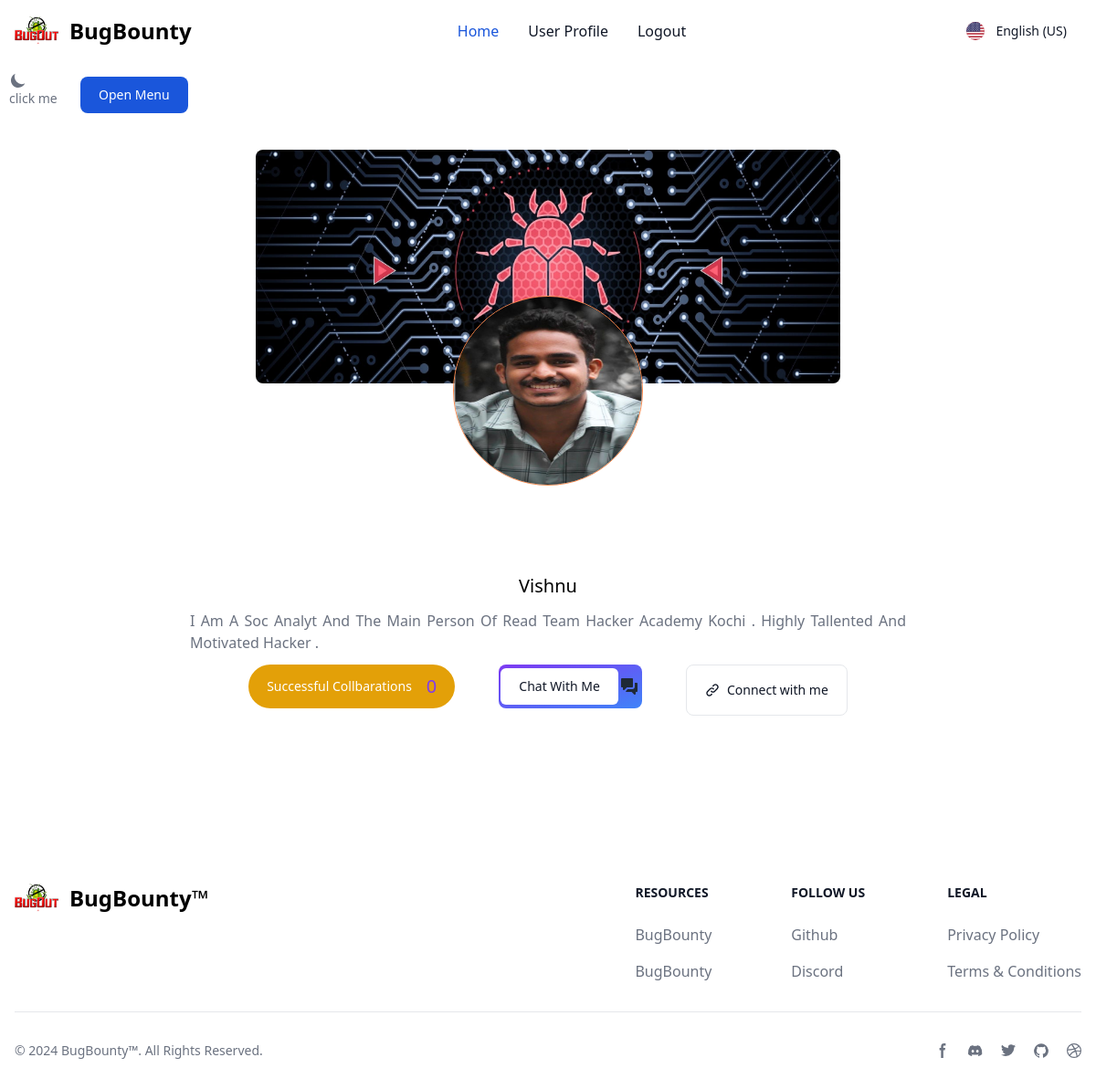
Page /userprofile/ (signed in) on the committed database.
### app/models.py (models this page shows)
class UserProfile(models.Model):
    user = models.ForeignKey(User, on_delete=models.CASCADE)
    username=models.CharField( max_length=150)
    profilepicture = models.ImageField(
        upload_to='images', height_field=None, width_field=None, max_length=None)
    banner = models.ImageField(
        upload_to='images', height_field=None, width_field=None, max_length=None, blank=True)
    about = models.TextField()
    collabs = models.IntegerField(default=0, null=True, blank=True)
    bugcrowd = models.CharField(max_length=150, blank=True)
    twitter = models.CharField(max_length=150, blank=True)
    fb = models.CharField(max_length=150, blank=True)
    insta = models.CharField(max_length=150, blank=True)
    phone = models.BigIntegerField(blank=True)

### app/views.py (the view)
# urls.py: path('userprofile/', user_profile, name='userprofile'),
@login_required(login_url='/login')
def user_profile(request):
    query = UserProfile.objects.filter(user=request.user)
    if query:
        return render(request, 'profile.html', {"query": query})
    else:
        return redirect(addUserProfile)

### app/templates/profile.html (shortened to what this page needs)
{% extends 'base.html' %} {% load static %} {% block content %}
<div class=" ">
  <div class="text-left ">
    <button class="text-white bg-blue-700  hover:bg-blue-800 focus:ring-4 focus:ring-blue-300 font-medium rounded-lg text-sm px-5 py-2.5 dark:bg-blue-600 dark:hover:bg-blue-700 focus:outline-none dark:focus:ring-blue-800" type="button" data-drawer-target="drawer-navigation" data-drawer-show="drawer-navigation" aria-controls="drawer-navigation">
   Open Menu
    </button>
  </div>
  <div class="flex flex-col md:flex-row justify-start items-center px-5 md:px-20">
    {% block pcontent %} {% for data in query %}
    <div class="m-10 dark:bg-dark w-auto md:w-[100rem]">
      <div class="flex justify-center items-center">
        {% if data.banner %}
        <img
          src="{{data.banner.url}}"
          alt=""
          class="h-64 w-auto md:w-[40rem] rounded-lg object-fill "
        />
        {% else %}
        <img
          src="{% static 'images/wallpaper.jpg' %}"
          alt=""
          class="h-64 w-auto md:w-[40rem] rounded-lg"
        />
        {% endif %}
      </div>
        <div class="flex justify-center items-start relative bottom-24 z-10">
        {% if data.profilepicture %}
        <img
            src="{{data.profilepicture.url}}"
            alt=""
            class="w-52 h-52 border border-orange-400 rounded-full object-fill cursor-pointer"
          />
          {% else %}
          <img
          src="{% static 'images/profilepic.webp' %}"
          alt=""
          class="w-52 h-52 border border-orange-400 rounded-full object-fill cursor-pointer"
        />
        {% endif %}
      </div>
      <div class="dark:text-white flex flex-col justify-center items-center">
        <h1 class="text-xl capitalize hover:text-orange-400 cursor-pointer">
          {{data.username}}
        </h1>
        <p
          class="mb-3 capitalize rtl:text-right text-gray-500 dark:text-gray-400 mt-3 text-justify"
        >
          {{data.about}}
        </p>
        <div class="flex gap-10">
          <button
            type="button"
            class="text-white  flex flex-col md:flex-row gap-2 justify-center items-center bg-yellow-400 hover:bg-yellow-500 focus:outline-none focus:ring-4 focus:ring-yellow-300 font-medium rounded-full text-sm px-5 py-2.5 text-center me-2 mb-2 dark:focus:ring-yellow-900"
          >
            Successful Collbarations
            <span class="text-purple-600 text-xl ml-2"> {{data.collabs}}</span>
          </button>
  {% if data.username|lower == request.user.username|lower %}
  <a
  href=""
  class="relative inline-flex items-center justify-center p-0.5 mb-2 me-2 overflow-hidden text-sm font-medium text-gray-900 rounded-lg group bg-gradient-to-br from-purple-600 to-blue-500 group-hover:from-purple-600 group-hover:to-blue-500 hover:text-white dark:text-white focus:ring-4 focus:outline-none focus:ring-blue-300 dark:focus:ring-blue-800"
>
<span
class="relative px-5 py-2.5 transition-all ease-in duration-75 bg-white dark:bg-gray-900 rounded-md group-hover:bg-opacity-0"
>
Chat With Me
</span>
</a>
  {% endif %}
          <button
            type="button"
            data-modal-target="crypto-modal"
            data-modal-toggle="crypto-modal"
            class="text-gray-900 bg-white hover:bg-gray-100 border border-gray-200 focus:ring-4 focus:outline-none focus:ring-gray-100 font-medium rounded-lg text-sm px-5 py-2.5 text-center inline-flex items-center dark:focus:ring-gray-600 dark:bg-gray-800 dark:border-gray-700 dark:text-white dark:hover:bg-gray-700"
          >
            Connect with me
          </button>
      </div>
    </div>
    {% endfor %} {% endblock pcontent %}
  </div>
 </div>
</div>
{% endblock content %}

### rows in the picture
UserProfile: profilepicture (picture), username "Vishnu", about "I Am A Soc Analyt And The Main Person Of Read Team Hacker Academy Kochi . Highly Tallented And Motivated Hacker .", collabs "0", shows "Chat With Me"
